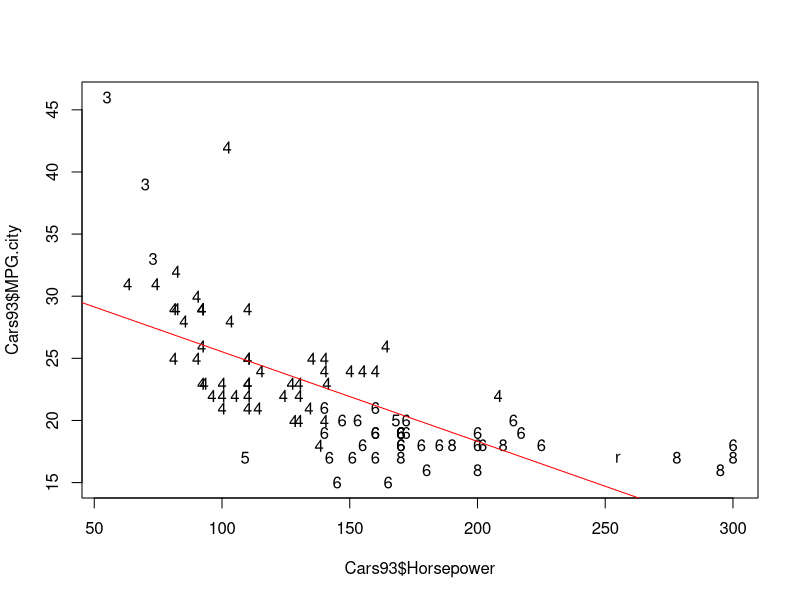

Write R code to recreate this figure.
library("MASS")

plot(
  Cars93$Horsepower, 
  Cars93$MPG.city,
  pch = as.character(Cars93$Cylinders)
)
abline(lm(Cars93$MPG.city~Cars93$Horsepower), col="red") # Linha de regressao